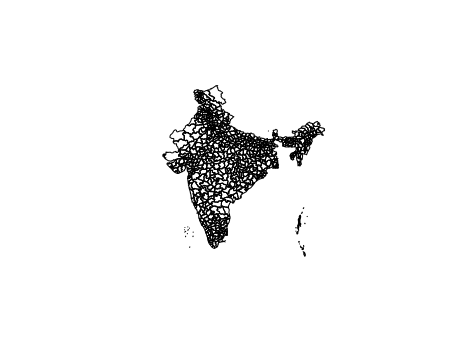

R code for this plot:
library(ggplot2)
library(ggmap)
library(maps)
library(mapdata)
library(sp)
devtools::install_github("dkahle/ggmap")
readRDS("IND_adm3.rds")
esp1<- readRDS("IND_adm3.rds")


load(IND_adm3.rds)
plot(esp1)
library(zoom)
zm()
